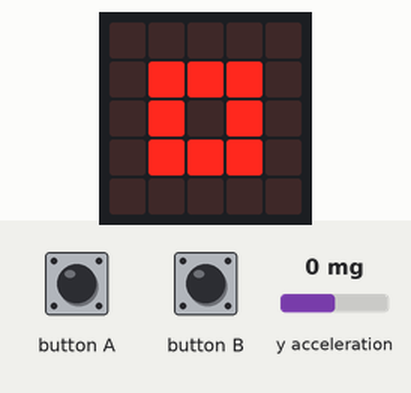
Bench run of a program on a simulated BBC micro:bit running MicroPython. Parts: the board's 5×5 LED display. The test bench sets the inputs (shaded band); at power-on: y acceleration 0 mg.

Above: at 1.2 s.
1.3 s: button A pressed for 0.15 s
At 1.9 s:
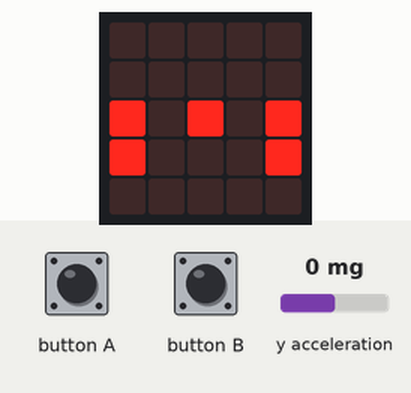
2.9 s: y acceleration set to -92 mg
4.4 s: y acceleration set to -110 mg
At 5.6 s:
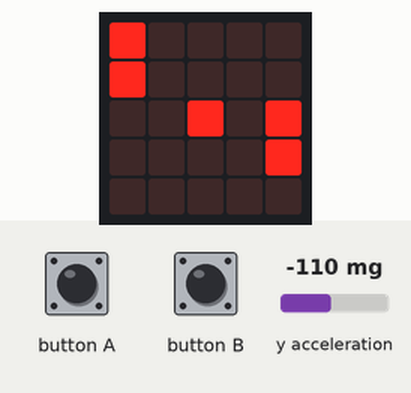
6.2 s: y acceleration set to 93 mg
7.7 s: y acceleration set to 110 mg
At 9.3 s:
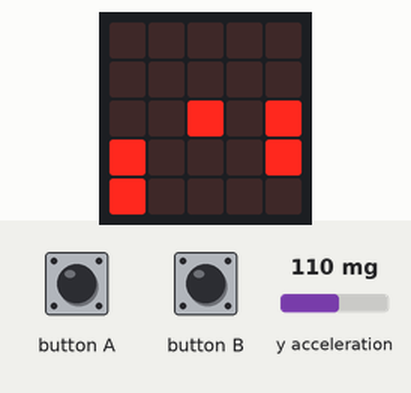
9.7 s: y acceleration set to -1440 mg
At 10.16 s:
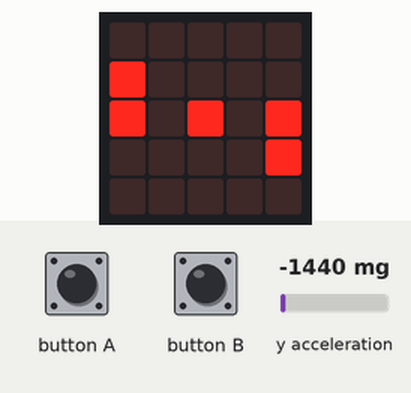
Timing chart, 0 to 12.7 s (numbered marks = the images above; inputs shaded):
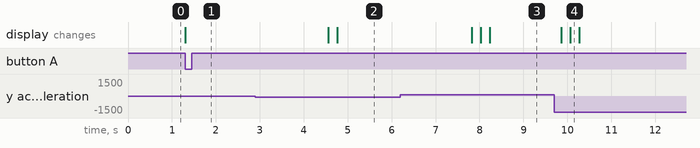

The program:

pong_3.py
```python
# tag::constants[]
from microbit import *

MIN_COORD = 0
MAX_COORD = 4
BAT_SIZE = 2

# Number of additional pixels for bat (= length -1)
# Simplifies later calculations.
BAT_EXTRA = BAT_SIZE - 1
# end::constants[]

def wait_for_button():
    while not (button_a.was_pressed() or button_b.was_pressed()):
        sleep(1)


class Game:

    def reset(self):
        self.player_1_y = 2
        self.player_2_y = 2

        self.ball_x = 2
        self.ball_y = 2

    # tag::handle_input[]
    def handle_input(self):
        acc_y = accelerometer.get_y()

        if acc_y < -100:
            self.player_1_y -= 1
        elif acc_y > 100:
            self.player_1_y += 1

        # Constrain.
        if self.player_1_y < MIN_COORD:
            self.player_1_y = MIN_COORD

        if self.player_1_y + BAT_EXTRA > MAX_COORD:
            self.player_1_y = MAX_COORD - BAT_EXTRA
    # end::handle_input[]

    def draw(self):
        display.clear()

        for n in range(BAT_SIZE):
            display.set_pixel(MIN_COORD, self.player_1_y + n, 9)
            display.set_pixel(MAX_COORD, self.player_2_y + n, 9)

        display.set_pixel(self.ball_x, self.ball_y, 9)

    def game_over(self):
        return False

# Main loop

game = Game() # Create our game object.

display.show(Image.SQUARE_SMALL)
wait_for_button()

game.reset() # Reset the game state.

while not game.game_over():
    game.handle_input()
    game.draw()
    sleep(200)
```

Measured:
- the behaviour switches between -100 and -101 mg on y acceleration (found by bisection; images 1 and 2)
- the behaviour switches between 100 and 101 mg on y acceleration (found by bisection; images 2 and 3)
- after the input at 1.3 s, the display: changes at once (image 1)
- after the input at 2.9 s, every drawn part: stays the same
- after the input at 4.4 s, the display: first changes after 0.16 s (image 2 shows a later state)
- after the input at 6.2 s, every drawn part: stays the same
- after the input at 7.7 s, the display: first changes after 0.12 s (image 3 shows a later state)
- after the input at 9.7 s, the display: first changes after 0.16 s (image 4 shows a later state)
